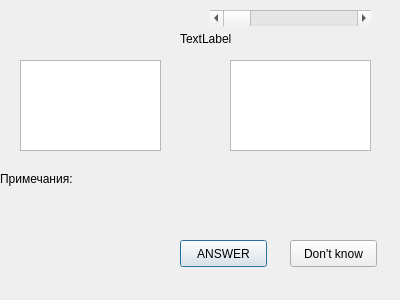
<?xml version="1.0" encoding="UTF-8"?>
<ui version="4.0">
 <class>Dialog</class>
 <widget class="QDialog" name="Dialog">
  <property name="geometry">
   <rect>
    <x>0</x>
    <y>0</y>
    <width>400</width>
    <height>300</height>
   </rect>
  </property>
  <property name="windowTitle">
   <string>Dialog</string>
  </property>
  <widget class="QPushButton" name="buttonANSWER">
   <property name="enabled">
    <bool>true</bool>
   </property>
   <property name="geometry">
    <rect>
     <x>180</x>
     <y>240</y>
     <width>87</width>
     <height>27</height>
    </rect>
   </property>
   <property name="cursor">
    <cursorShape>ArrowCursor</cursorShape>
   </property>
   <property name="text">
    <string>ANSWER</string>
   </property>
  </widget>
  <widget class="QTextEdit" name="english_word">
   <property name="geometry">
    <rect>
     <x>20</x>
     <y>60</y>
     <width>141</width>
     <height>91</height>
    </rect>
   </property>
  </widget>
  <widget class="QTextEdit" name="russian_word">
   <property name="geometry">
    <rect>
     <x>230</x>
     <y>60</y>
     <width>141</width>
     <height>91</height>
    </rect>
   </property>
  </widget>
  <widget class="QLabel" name="notes">
   <property name="geometry">
    <rect>
     <x>0</x>
     <y>170</y>
     <width>91</width>
     <height>17</height>
    </rect>
   </property>
   <property name="text">
    <string>Примечания:</string>
   </property>
  </widget>
  <widget class="QLabel" name="remark">
   <property name="geometry">
    <rect>
     <x>10</x>
     <y>190</y>
     <width>301</width>
     <height>41</height>
    </rect>
   </property>
   <property name="text">
    <string/>
   </property>
  </widget>
  <widget class="QScrollBar" name="process">
   <property name="geometry">
    <rect>
     <x>210</x>
     <y>10</y>
     <width>161</width>
     <height>16</height>
    </rect>
   </property>
   <property name="orientation">
    <enum>Qt::Horizontal</enum>
   </property>
  </widget>
  <widget class="QPushButton" name="buttonNEXT">
   <property name="geometry">
    <rect>
     <x>290</x>
     <y>240</y>
     <width>87</width>
     <height>27</height>
    </rect>
   </property>
   <property name="text">
    <string>Don't know</string>
   </property>
  </widget>
  <widget class="QLabel" name="partProcess">
   <property name="geometry">
    <rect>
     <x>180</x>
     <y>30</y>
     <width>58</width>
     <height>17</height>
    </rect>
   </property>
   <property name="text">
    <string>TextLabel</string>
   </property>
  </widget>
 </widget>
 <resources/>
 <connections/>
</ui>
